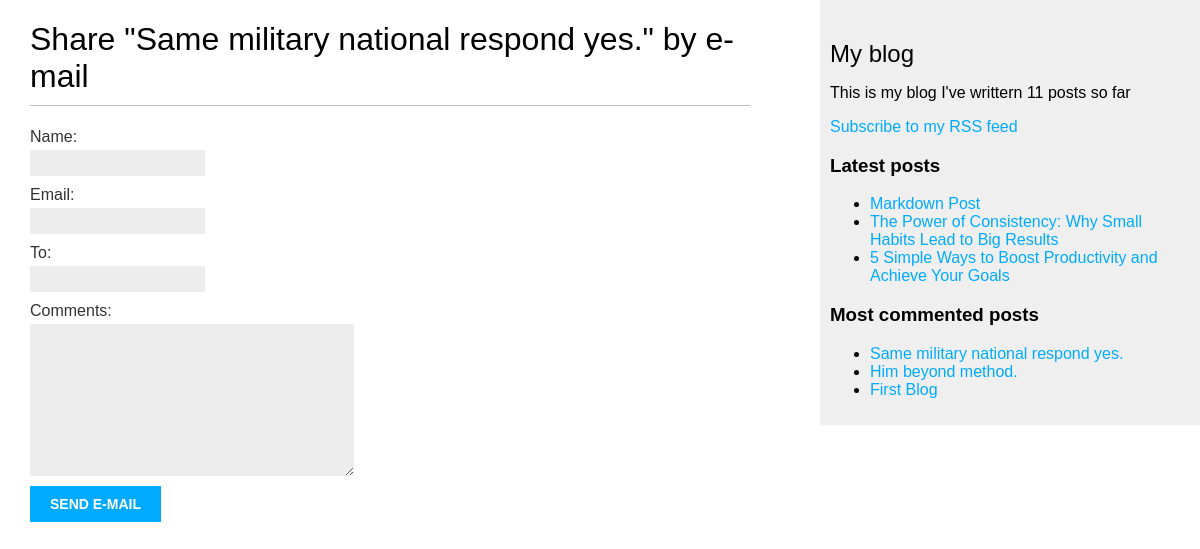
/blog/9/share/, run on the app's committed database.
### blog/models.py (models this page shows, shortened)
class Post(models.Model):
  class Status(models.TextChoices):
    DRAFT = 'DF', 'Draft'
    PUBLISHED = 'PB', 'Published'
  title = models.CharField(max_length=250)
  slug = models.SlugField(
    max_length=250,
    unique_for_date='publish'
    )
  author = models.ForeignKey(
    settings.AUTH_USER_MODEL,
    on_delete=models.CASCADE,
    related_name='blog_post'
  )
  body = models.TextField()
  publish = models.DateTimeField(default=timezone.now)
  created = models.DateTimeField(auto_now_add=True)
  updated = models.DateTimeField(auto_now=True)
  status = models.CharField(
    max_length=2,
    choices=Status,
    default=Status.DRAFT
  )
  objects = models.Manager()
  published = PublishedManger()
  tags = TaggableManager()
  class Meta:
    ordering = ['-publish']
    indexes = [
      models.Index(fields=['-publish'])
    ]
  def get_absolute_url(self):
    return reverse(
      'blog:post_detail',
      args=[
        self.publish.year,
        self.publish.month,
        self.publish.day,
        self.slug
        ])

### blog/views.py (the view)
# urls.py: path('<int:post_id>/share/', views.post_share, name='post_share'),
def post_share(request, post_id):
  post = get_object_or_404(
    Post,
    id=post_id,
    status=Post.Status.PUBLISHED
  )
  sent = False
  if request.method == 'POST':
    form = EmailPostForm(request.POST)
    if form.is_valid():
      cd = form.cleaned_data
      post_url = request.build_absolute_uri(
        post.get_absolute_url()
      )
      subject = (
        f"{cd['name']} ({cd['email']})"
        f"recommends you read {post.title}"
      )
      message = (
        f"Read {post.title} at {post_url}\n\n"
        f"{cd['name']}\'s comments: {cd['comments']}"
      )
      send_mail(
        subject=subject,
        message=message,
        from_email=None,
        recipient_list=[cd['to']]
      )
      sent = True
  else:
    form = EmailPostForm()
  return render(
    request, 'blog/post/share.html', {
      'post': post,
      'form': form,
      'sent': sent
    }
  )

### blog/forms.py
class EmailPostForm(forms.Form):
  name = forms.CharField(max_length=25)
  email = forms.EmailField()
  to = forms.EmailField()
  comments = forms.CharField(
    required=False,
    widget=forms.Textarea
  )

### blog/models.py (called while the page is built)
  def get_queryset(self):
    return (
      super().get_queryset().filter(status=Post.Status.PUBLISHED)
    )

### blog/templatetags/blog_tags.py (called while the page is built)
@register.simple_tag
def total_posts():
  return Post.published.count()

@register.inclusion_tag('blog/post/latest_posts.html')
def show_latest_posts(count=5):
  latest_posts = Post.published.order_by('-publish')[:count]
  return {'latest_posts': latest_posts}

@register.simple_tag
def get_most_commented_posts(count=3):
  return Post.published.annotate(total_comments=Count('comments')
  ).order_by('-total_comments')[:count]

### blog/templates/blog/post/share.html (shortened to what this page needs)
{% extends "blog/base.html" %}
{% block content %}
  {% if sent %}
    <h1>Email successfully sent</h1>
    <p>
      "{{ post.title }}" was succesfuly sent to {{ form.cleaned_data.to }}.
    </p>
  {% else %}
    <h1>Share "{{ post.title }}" by e-mail</h1>
    <form method="post">
      {{ form.as_p }}
      <input type="submit" value="Send e-mail" id="">
    </form>
  {% endif %}
{% endblock %}

### blog/templates/blog/base.html (shortened to what this page needs)
{% load blog_tags %}
{% load static %}
<!DOCTYPE html>
<html lang="en">
<head>
  <link rel="stylesheet" href="{% static "css/blog.css" %}">
</head>
<body>
  <div id="content">
    {% block content %}
    {% endblock %}
  </div>
  <div id="sidebar">
    <h2>My blog</h2>
    <p>This is my blog
      I've writtern {% total_posts %} posts so far
    </p>
    <p>
      <a href="{% url "blog:post_feed" %}">
        Subscribe to my RSS feed
      </a>
    </p>
    <h3>Latest posts</h3>
    {% show_latest_posts 3 %}
    <h3>Most commented posts</h3>
    {% get_most_commented_posts as most_commented_posts %}
    <ul>
      {% for post in most_commented_posts %}
        <li>
          <a href="{{ post.get_absolute_url }}">
            {{ post.title }}
          </a>
        </li>
      {% endfor %}
    </ul>
  </div>
</body>
</html>

### blog/templates/blog/post/latest_posts.html
<ul>
    {% for post in latest_posts %}
      <li>
        <a href="{{ post.get_absolute_url }}">{{ post.title }}</a>
      </li>
    {% endfor %}
</ul>

### blog/static/css/blog.css (style rules this page uses)
body { margin:0; padding:0; font-family:helvetica, sans-serif; }
a { color:#00abff; text-decoration:none; }
h1 { font-weight:normal; border-bottom:1px solid #bbb; padding:0 0 10px 0; }
h2 { font-weight:normal; margin:30px 0 0; }
#content { float:left; width:60%; padding:0 0 0 30px; }
#sidebar { float:right; width:30%; padding:10px; background:#efefef; height:100%; }
label { float:left; clear:both; color:#333; margin-bottom:4px; }
input, textarea { clear:both; float:left; margin:0 0 10px; background:#ededed; border:0; padding:6px 10px; font-size:12px; }
input[type=submit] { font-weight:bold; background:#00abff; color:#fff; padding:10px 20px; font-size:14px; text-transform:uppercase; }

### data on the page
Post: title "Same military national respond yes."
Post: title "Markdown Post"
Post: title "The Power of Consistency: Why Small Habits Lead to Big Results"
Post: title "5 Simple Ways to Boost Productivity and Achieve Your Goals"
Post: title "Him beyond method."
Post: title "First Blog"
